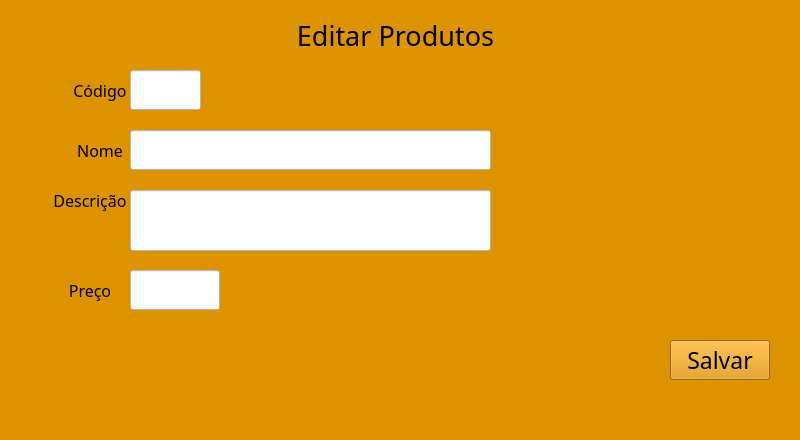
<?xml version="1.0" encoding="UTF-8"?>
<ui version="4.0">
 <class>MainWindow</class>
 <widget class="QMainWindow" name="MainWindow">
  <property name="geometry">
   <rect>
    <x>0</x>
    <y>0</y>
    <width>800</width>
    <height>440</height>
   </rect>
  </property>
  <property name="minimumSize">
   <size>
    <width>800</width>
    <height>440</height>
   </size>
  </property>
  <property name="windowTitle">
   <string>MainWindow</string>
  </property>
  <property name="styleSheet">
   <string notr="true">background-color: rgb(221, 147, 0);</string>
  </property>
  <widget class="QWidget" name="centralwidget">
   <widget class="QLabel" name="label">
    <property name="geometry">
     <rect>
      <x>280</x>
      <y>0</y>
      <width>231</width>
      <height>71</height>
     </rect>
    </property>
    <property name="font">
     <font>
      <family>Algerian</family>
      <pointsize>20</pointsize>
     </font>
    </property>
    <property name="text">
     <string>Editar Produtos</string>
    </property>
    <property name="alignment">
     <set>Qt::AlignCenter</set>
    </property>
   </widget>
   <widget class="QPushButton" name="botaoSalvar">
    <property name="geometry">
     <rect>
      <x>670</x>
      <y>340</y>
      <width>100</width>
      <height>40</height>
     </rect>
    </property>
    <property name="font">
     <font>
      <family>Bodoni MT</family>
      <pointsize>17</pointsize>
     </font>
    </property>
    <property name="styleSheet">
     <string notr="true">background-color: rgb(227, 131, 0);
color: rgb(53, 41,5);
pushButton{
border-styler: inset;
border-width: medium;	
#border-color: rgb(53, 41, 5);
box-shadow: black 60px -16px;
border-radius: 50px;
}</string>
    </property>
    <property name="text">
     <string>Salvar</string>
    </property>
   </widget>
   <widget class="QLabel" name="label_9">
    <property name="geometry">
     <rect>
      <x>20</x>
      <y>10</y>
      <width>70</width>
      <height>60</height>
     </rect>
    </property>
    <property name="text">
     <string/>
    </property>
    <property name="pixmap">
     <pixmap>burguer2.png</pixmap>
    </property>
    <property name="scaledContents">
     <bool>true</bool>
    </property>
   </widget>
   <widget class="QLabel" name="label_8">
    <property name="geometry">
     <rect>
      <x>700</x>
      <y>10</y>
      <width>70</width>
      <height>60</height>
     </rect>
    </property>
    <property name="text">
     <string/>
    </property>
    <property name="pixmap">
     <pixmap>burguer2.png</pixmap>
    </property>
    <property name="scaledContents">
     <bool>true</bool>
    </property>
   </widget>
   <widget class="QLineEdit" name="lineEdit_4">
    <property name="geometry">
     <rect>
      <x>130</x>
      <y>270</y>
      <width>90</width>
      <height>40</height>
     </rect>
    </property>
    <property name="font">
     <font>
      <pointsize>11</pointsize>
     </font>
    </property>
    <property name="styleSheet">
     <string notr="true">background-color: rgb(255, 255, 255);</string>
    </property>
   </widget>
   <widget class="QLineEdit" name="lineEdit">
    <property name="geometry">
     <rect>
      <x>130</x>
      <y>70</y>
      <width>71</width>
      <height>40</height>
     </rect>
    </property>
    <property name="font">
     <font>
      <pointsize>11</pointsize>
     </font>
    </property>
    <property name="styleSheet">
     <string notr="true">background-color: rgb(255, 255, 255);</string>
    </property>
   </widget>
   <widget class="QLineEdit" name="lineEdit_2">
    <property name="geometry">
     <rect>
      <x>130</x>
      <y>130</y>
      <width>361</width>
      <height>40</height>
     </rect>
    </property>
    <property name="font">
     <font>
      <pointsize>11</pointsize>
     </font>
    </property>
    <property name="styleSheet">
     <string notr="true">background-color: rgb(255, 255, 255);</string>
    </property>
   </widget>
   <widget class="QLabel" name="label_10">
    <property name="geometry">
     <rect>
      <x>60</x>
      <y>270</y>
      <width>60</width>
      <height>40</height>
     </rect>
    </property>
    <property name="font">
     <font>
      <family>Bodoni MT</family>
      <pointsize>12</pointsize>
     </font>
    </property>
    <property name="text">
     <string>Preço</string>
    </property>
    <property name="alignment">
     <set>Qt::AlignCenter</set>
    </property>
   </widget>
   <widget class="QLabel" name="label_11">
    <property name="geometry">
     <rect>
      <x>50</x>
      <y>180</y>
      <width>80</width>
      <height>40</height>
     </rect>
    </property>
    <property name="font">
     <font>
      <family>Bodoni MT</family>
      <pointsize>12</pointsize>
     </font>
    </property>
    <property name="text">
     <string>Descrição</string>
    </property>
    <property name="alignment">
     <set>Qt::AlignCenter</set>
    </property>
   </widget>
   <widget class="QLabel" name="label_12">
    <property name="geometry">
     <rect>
      <x>70</x>
      <y>70</y>
      <width>60</width>
      <height>40</height>
     </rect>
    </property>
    <property name="font">
     <font>
      <family>Bodoni MT</family>
      <pointsize>12</pointsize>
     </font>
    </property>
    <property name="text">
     <string>Código</string>
    </property>
    <property name="alignment">
     <set>Qt::AlignCenter</set>
    </property>
   </widget>
   <widget class="QLabel" name="label_13">
    <property name="geometry">
     <rect>
      <x>70</x>
      <y>130</y>
      <width>60</width>
      <height>40</height>
     </rect>
    </property>
    <property name="font">
     <font>
      <family>Bodoni MT</family>
      <pointsize>12</pointsize>
     </font>
    </property>
    <property name="text">
     <string>Nome</string>
    </property>
    <property name="alignment">
     <set>Qt::AlignCenter</set>
    </property>
   </widget>
   <widget class="QLineEdit" name="lineEdit_3">
    <property name="geometry">
     <rect>
      <x>130</x>
      <y>190</y>
      <width>361</width>
      <height>61</height>
     </rect>
    </property>
    <property name="font">
     <font>
      <pointsize>11</pointsize>
     </font>
    </property>
    <property name="styleSheet">
     <string notr="true">background-color: rgb(255, 255, 255);</string>
    </property>
   </widget>
  </widget>
  <widget class="QMenuBar" name="menubar">
   <property name="geometry">
    <rect>
     <x>0</x>
     <y>0</y>
     <width>800</width>
     <height>21</height>
    </rect>
   </property>
  </widget>
  <widget class="QStatusBar" name="statusbar"/>
 </widget>
 <tabstops>
  <tabstop>lineEdit</tabstop>
  <tabstop>lineEdit_2</tabstop>
  <tabstop>lineEdit_3</tabstop>
  <tabstop>lineEdit_4</tabstop>
  <tabstop>botaoSalvar</tabstop>
 </tabstops>
 <resources/>
 <connections/>
</ui>
